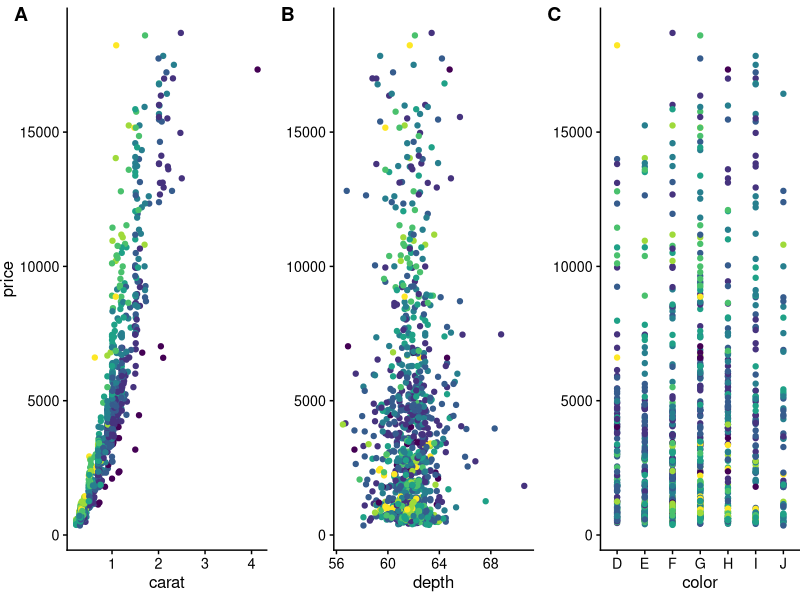
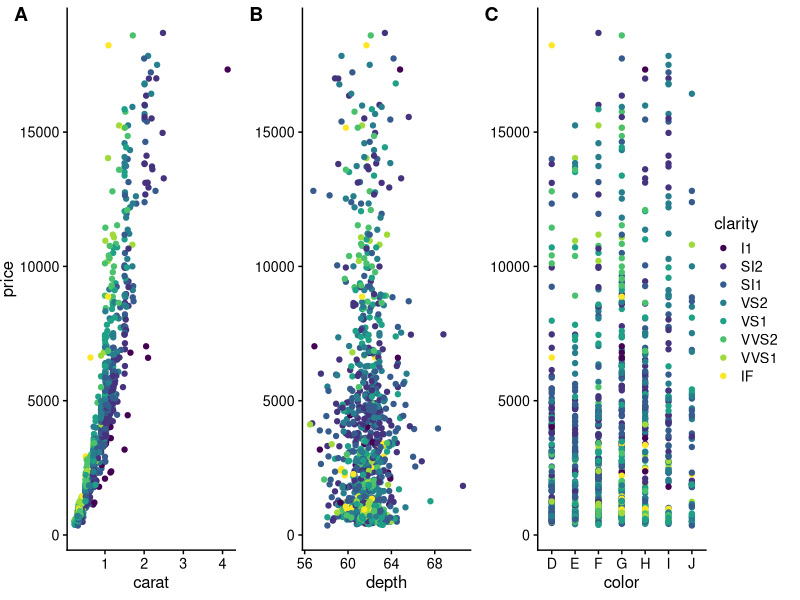
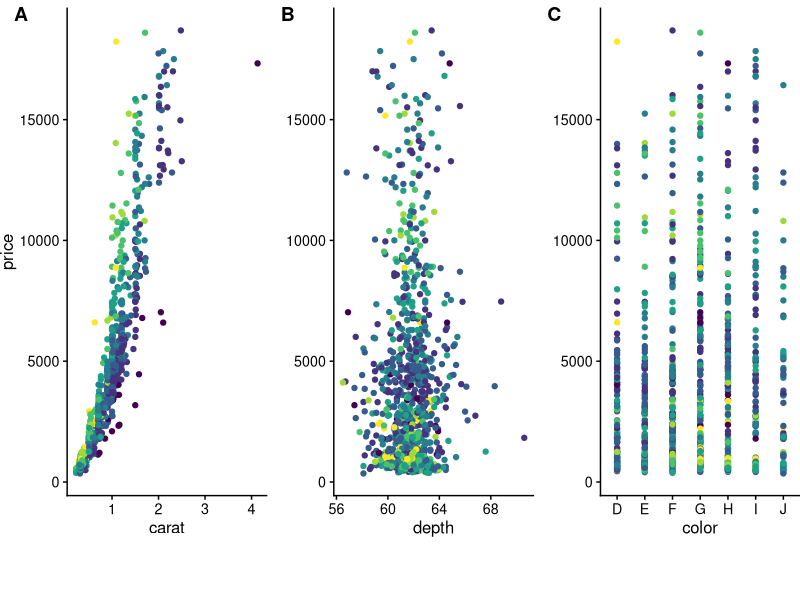
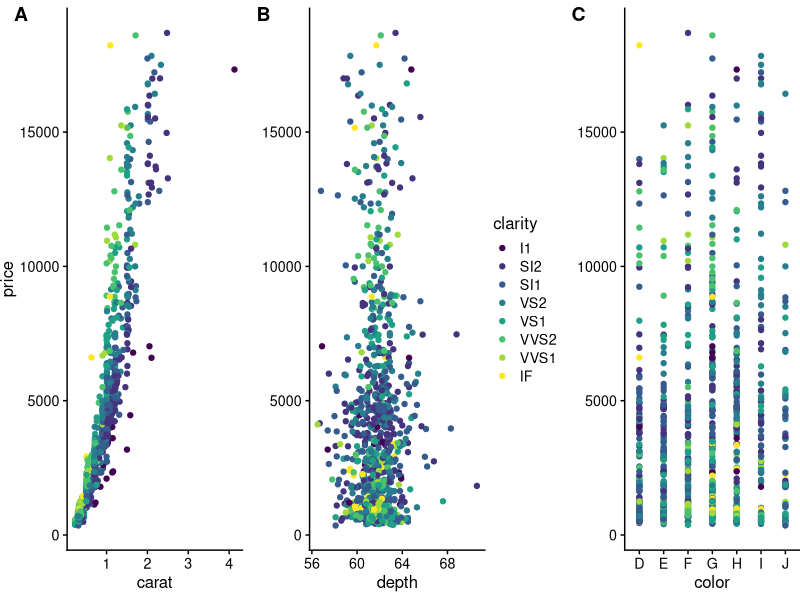
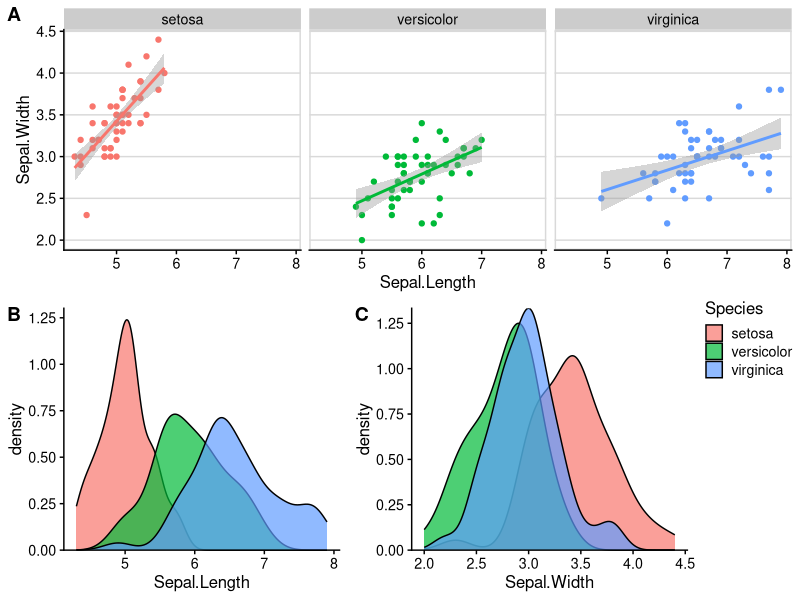

These charts were generated, in order, by the following R code:
## ---- chunk 1
knitr::opts_chunk$set(
  fig.width = 4,
  fig.height = 3
)
## ---- chunk 2
library(ggplot2)
library(cowplot)
library(rlang)
# down-sampled diamonds data set
dsamp <- diamonds[sample(nrow(diamonds), 1000), ]
# function to create plots
plot_diamonds <- function(xaes) {
  xaes <- enquo(xaes)
  ggplot(dsamp, aes(!!xaes, price, color = clarity)) +
    geom_point() +
    theme_half_open(12) +
    # we set the left and right margins to 0 to remove 
    # unnecessary spacing in the final plot arrangement.
    theme(plot.margin = margin(6, 0, 6, 0))
}
# make three plots
p1 <- plot_diamonds(carat)
p2 <- plot_diamonds(depth) + ylab(NULL)
p3 <- plot_diamonds(color) + ylab(NULL)
# arrange the three plots in a single row
prow <- plot_grid(
  p1 + theme(legend.position="none"),
  p2 + theme(legend.position="none"),
  p3 + theme(legend.position="none"),
  align = 'vh',
  labels = c("A", "B", "C"),
  hjust = -1,
  nrow = 1
)
prow
## ---- chunk 3
# extract the legend from one of the plots
legend <- get_legend(
  # create some space to the left of the legend
  p1 + theme(legend.box.margin = margin(0, 0, 0, 12))
)
# add the legend to the row we made earlier. Give it one-third of 
# the width of one plot (via rel_widths).
plot_grid(prow, legend, rel_widths = c(3, .4))
## ---- chunk 4
# extract a legend that is laid out horizontally
legend_b <- get_legend(
  p1 + 
    guides(color = guide_legend(nrow = 1)) +
    theme(legend.position = "bottom")
)
# add the legend underneath the row we made earlier. Give it 10%
# of the height of one plot (via rel_heights).
plot_grid(prow, legend_b, ncol = 1, rel_heights = c(1, .1))
## ---- chunk 5
# arrange the three plots in a single row, leaving space between plot B and C
prow <- plot_grid(
  p1 + theme(legend.position="none"),
  p2 + theme(legend.position="none"),
  NULL,
  p3 + theme(legend.position="none"),
  align = 'vh',
  labels = c("A", "B", "", "C"),
  hjust = -1,
  nrow = 1,
  rel_widths = c(1, 1, .3, 1)
)
# now add in the legend
prow + draw_grob(legend, 2/3.3, 0, .3/3.3, 1)
## ---- chunk 6
# plot 1
p1 <- ggplot(iris, aes(Sepal.Length, Sepal.Width, color = Species)) + 
  geom_point() + 
  stat_smooth(method = "lm") +
  facet_grid(. ~ Species) +
  theme_half_open(12) +
  background_grid(major = 'y', minor = "none") + 
  panel_border() + 
  theme(legend.position = "none")
# plot 2
p2 <- ggplot(iris, aes(Sepal.Length, fill = Species)) +
  geom_density(alpha = .7) + 
  scale_y_continuous(expand = expansion(mult = c(0, 0.05))) +
  theme_half_open(12) +
  theme(legend.justification = "top")
p2a <- p2 + theme(legend.position = "none")
# plot 3
p3 <- ggplot(iris, aes(Sepal.Width, fill = Species)) +
  geom_density(alpha = .7) + 
  scale_y_continuous(expand = c(0, 0)) +
  theme_half_open(12) +
  theme(legend.position = "none")
# legend
legend <- get_legend(p2)
# align all plots vertically
plots <- align_plots(p1, p2a, p3, align = 'v', axis = 'l')
# put together the bottom row and then everything
bottom_row <- plot_grid(
  plots[[2]], plots[[3]], legend,
  labels = c("B", "C"),
  rel_widths = c(1, 1, .3),
  nrow = 1
)
plot_grid(plots[[1]], bottom_row, labels = c("A"), ncol = 1)
